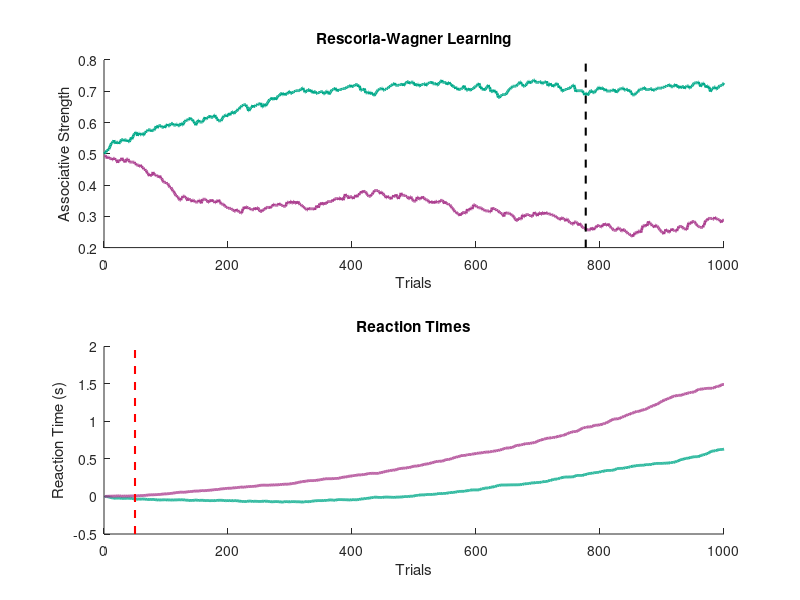

Write the MATLAB code that produced this figure.
function mouse_odor_rl(num_trials, context, cs)
    %% Mouse Odor Discrimination Simulation (Reinforcement Learning)
    if nargin < 1, num_trials = 1000; end
    if nargin < 2, use_input_data = false; else, use_input_data = true; end

    %% Parameters
    alpha = 0.01;        % Learning rate (Rescorla-Wagner)
    beta = 0.2;          % Reward sensitivity
    rt_change_correct = -0.001; % Reaction time change if correct
    rt_change_incorrect = 0.001; % Reaction time change if incorrect
    rt_natural_increase = 0.005; % Natural increase in reaction time over trials
    rt_bounds = [-2, 2]; % Reaction time limits
    window_size = 50;    % Sliding window for significance test
    sig_threshold = 0.05; % Threshold for significant difference

    %% Context probabilities
    context_prob = [0.5, 0.5]; % Equal probability for H and L
    cs_prob_H = [0.75, 0.25];  % P(CS+ | H) = 0.75, P(CS- | H) = 0.25
    cs_prob_L = [0.25, 0.75];  % P(CS+ | L) = 0.25, P(CS- | L) = 0.75

    %% Initialization
    V_H = 0.5; V_L = 0.5; % Initial values of associative strength
    rt_H = 0; rt_L = 0;   % Initial reaction times
    V_H_values = nan(num_trials,1); % Store learning values
    V_L_values = nan(num_trials,1);
    rt_H_values = nan(num_trials,1); % Store reaction times
    rt_L_values = nan(num_trials,1);
    conv_trials = []; % Store trials where RL model converges

    %% Generate data if not provided
    if ~use_input_data
        context = rand(num_trials,1) < context_prob(1); % Generate context data
        cs = (rand(num_trials,1) < cs_prob_H(1)) .* context + (rand(num_trials,1) < cs_prob_L(1)) .* ~context; % Generate stimulus data
    end

    %% Simulation loop
    prev_rewards_H = [];
    prev_rewards_L = [];
    for t = 1:num_trials
        
        %Once performance converged to maximal, slow the natural increase in RT
%         if ~isempty(conv_trials)
%             rt_natural_increase = 0.001;
%         end
        
        curr_context = context(t);
        curr_cs = cs(t);
        reward = curr_cs; % Reward is given for CS+, none for CS-

        if curr_context == 1
            prev_rewards = prev_rewards_H;
        else
            prev_rewards = prev_rewards_L;
        end

        % Modify rt_change_correct based on previous rewards
        if length(prev_rewards) >= 2 && all(prev_rewards(1:2) == 1)
            adj_rt_change_correct = 3 * rt_change_correct;
        elseif length(prev_rewards) >= 1 && prev_rewards(1) == 1
            adj_rt_change_correct = 2 * rt_change_correct;
        elseif length(prev_rewards) >= 2 && all(prev_rewards(1:2) == 0)
            adj_rt_change_correct = rt_change_correct / 3;
        elseif length(prev_rewards) >= 1 && prev_rewards(1) == 0
            adj_rt_change_correct = rt_change_correct / 2;
        else
            adj_rt_change_correct = rt_change_correct;
        end

        if curr_context == 1 % Context H
            V_H = V_H + alpha * (reward - V_H);
            rt_H = rt_H + (adj_rt_change_correct * reward + rt_change_incorrect * (1 - reward)) + rt_natural_increase * t / num_trials;
            rt_H = min(max(rt_H, rt_bounds(1)), rt_bounds(2));
            prev_rewards_H = [reward, prev_rewards_H(1:min(length(prev_rewards_H),1))];
        else % Context L
            V_L = V_L + alpha * (reward - V_L);
            rt_L = rt_L + (adj_rt_change_correct * reward + rt_change_incorrect * (1 - reward)) + rt_natural_increase * t / num_trials;
            rt_L = min(max(rt_L, rt_bounds(1)), rt_bounds(2));
            prev_rewards_L = [reward, prev_rewards_L(1:min(length(prev_rewards_L),1))];
        end

        V_H_values(t) = V_H;
        V_L_values(t) = V_L;
        rt_H_values(t) = rt_H;
        rt_L_values(t) = rt_L;

        if abs(V_H - 0.75) < 0.01 && isempty(conv_trials)
            conv_trials = [conv_trials, t];
        elseif abs(V_L - 0.25) < 0.01 && isempty(conv_trials)
            conv_trials = [conv_trials, t];
        end
    end

    %% Post-simulation sliding window significance test
    sig_trials = [];
    for t = window_size:num_trials
        p_value = ranksum(rt_H_values(t-window_size+1:t), rt_L_values(t-window_size+1:t));
        if p_value < sig_threshold
            sig_trials = [sig_trials, t];
        end
    end

    %% Plot results
    figure;
    subplot(2,1,1);
    plot(V_H_values, 'Color', [0,169,137]./255, 'LineWidth', 2); hold on;
    plot(V_L_values, 'Color', [171,62,143]./255, 'LineWidth', 2);
%     legend('Context H', 'Context L');
    xlabel('Trials'); ylabel('Associative Strength');
    title('Rescorla-Wagner Learning');box off
    for t = conv_trials
        plot([t, t], ylim, '--k', 'LineWidth', 1.5);
    end

    subplot(2,1,2);
    plot(rt_H_values, 'Color', [0,169,137]./255, 'LineWidth', 2); hold on;
    plot(rt_L_values, 'Color', [171,62,143]./255, 'LineWidth', 2);
%     legend('Context H', 'Context L');
    xlabel('Trials'); ylabel('Reaction Time (s)');
    title('Reaction Times');box off
    if ~isempty(sig_trials)
        plot([sig_trials(1), sig_trials(1)], ylim, '--r', 'LineWidth', 1.5);
    end
end
